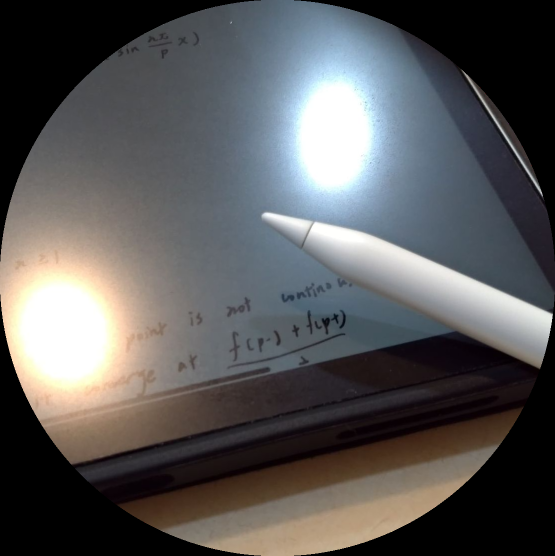
#> input picture des.png, 1110 x 1112 px, given in place of scene.jpg, which was not available (shown at 1/2 size)
$ jupyter execute --allow-errors ocv.ipynb   (older library calls are emulated)   (text cells are left out)
#> lines starting #> are read from the running program, lines starting #| are printed output that depends on the picture; pictures that were not available may be replaced by others from this repository, and a replacement may not be noted
[cell 1]
import cv2

img = cv2.imread("resources/scene.jpg")
#> img is the input picture: shape (1112, 1110, 3); mean B, G, R 88.9, 88.4, 89.1


cv2.imshow("Scene", img)

cv2.waitKey(0)
cv2.destroyAllWindows()
cv2.waitKey(1)

[cell 2]
import numpy as np
import cv2

img = cv2.imread("resources/food.jpg")

# Add noise to the image to see how blurring works
gaussian = np.random.normal(0, 0.3, img.shape) * 255
img_noisy = img + gaussian
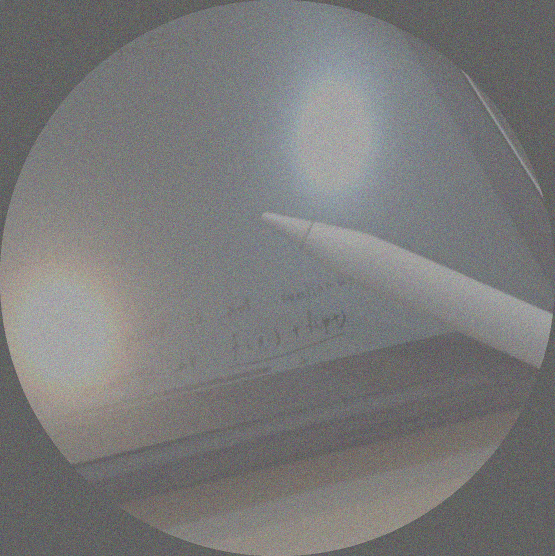
#> img_noisy: shape (1112, 1110, 3) float64 (shown at 1/2 size); mean B, G, R 88.9, 88.5, 89.1; drawn with min black and max white
img_noisy = np.clip(img_noisy, 0, 255).astype(np.uint8)

# Convert the image to gray scale
img_noisy_gray = cv2.cvtColor(img_noisy, cv2.COLOR_BGR2GRAY)
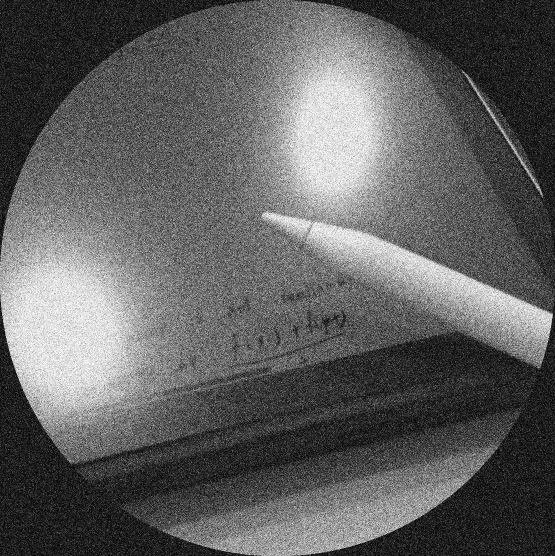
#> img_noisy_gray: shape (1112, 1110) (shown at 1/2 size); min 0, max 255, mean 96.2

'''
Blur the image
'''
# Average blur
img_average = cv2.blur(img_noisy_gray, (3, 3))

# Median blur
img_median = cv2.medianBlur(img_noisy_gray, 3)

# Gaussian blur
img_gaussian = cv2.GaussianBlur(img_noisy_gray, (3, 3), 0)

# Stack the image (Will introduce latter, the user-defined function)
#> (the rest of this cell did not finish here and is left out)

[cell 3]
import cv2

cap = cv2.VideoCapture("resources/test.mp4")

'''
Video is the sequence of images.
We need while loop to show the video
'''
while True:
    success, img = cap.read()
    cv2.imshow("Video", img)

    if cv2.waitKey(1) & 0xFF == ord('q'):
#> (key q is pressed here)
        break;

cv2.destroyAllWindows()
cv2.waitKey(1)

[cell 4]
import cv2

# Use the default webcame
cap = cv2.VideoCapture(0)
cap.set(3, 640)
cap.set(4, 480)
cap.set(10, 100)

'''
Video is the sequence of images.
We need while loop to show the video
'''
while True:
    success, img = cap.read()

    # To ensure the camera can successfully read the image
    if (not success):
        continue

    cv2.imshow("Video", img)

    if cv2.waitKey(1) & 0xFF == ord('q'):
#> (key q is pressed here)
        break;

cap.release()
cv2.destroyAllWindows()
cv2.waitKey(1)

[cell 5]
# Do what you want to test!

[cell 6]
import cv2
import numpy as np

img = cv2.imread("resources/car.jpg")

# Change the image to gray scale
#> (the rest of this cell did not finish here and is left out)

[cell 7]
import cv2
import numpy as np

img = cv2.imread("resources/shapes.jpg")

# Change the image to gray scale
#> (the rest of this cell did not finish here and is left out)

[cell 8]
import cv2
import numpy as np

img = cv2.imread("resources/beauty.jpg")

# Change the image to gray scale
#> (the rest of this cell did not finish here and is left out)

[cell 9]
# Do what you want to test!

[cell 10]
import cv2

img = cv2.imread("resources/food.jpg")

# Print out the size of the image
print(img.shape)
#| (1112, 1110, 3)

'''
# Resize the image
size: (width, heigth)
width: 500
height: 200
'''
img_resize = cv2.resize(img, (500, 200))
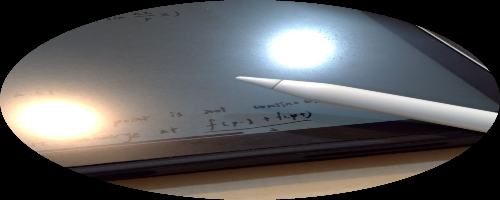
#> img_resize: shape (200, 500, 3); mean B, G, R 88.9, 88.4, 89.1

# Print out the new size of the image
print(img_resize.shape)
#| (200, 500, 3)


'''
# Crop the image
target region: (height, width)
height pixel: 300_700
width pixel: 400_100
'''
img_cropped = img[300:900, 400:1000]
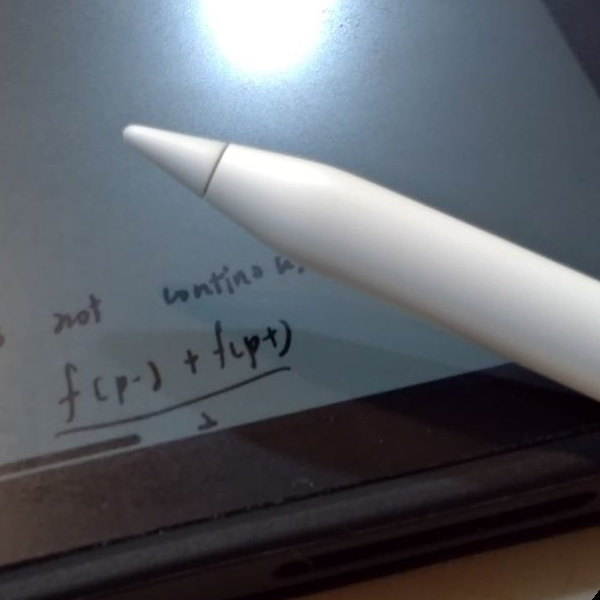
#> img_cropped: shape (600, 600, 3); mean B, G, R 104, 96.9, 92.5

# Show the image
cv2.imshow("Image", img)
cv2.imshow("Resize image", img_resize)
cv2.imshow("Cropped image", img_cropped)

cv2.waitKey(0)
cv2.destroyAllWindows()
cv2.waitKey(1)

[cell 11]
import cv2

img = cv2.imread("resources/food.jpg")

'''
# Crop the image
target region: (height, width)
height pixel: 500~900
width pixel: 300~1000
'''
img_cropped = img[500:900, 300:1000]
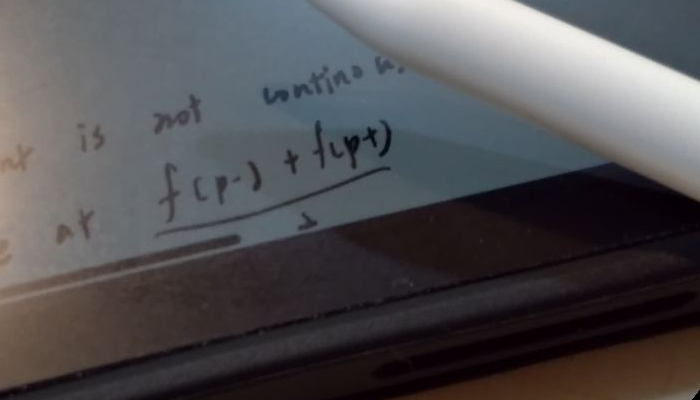
#> img_cropped: shape (400, 700, 3); mean B, G, R 82.4, 79.6, 81.2

# Show the image
cv2.imshow("Image", img)
cv2.imshow("Cropped image", img_cropped)

cv2.waitKey(0)
cv2.destroyAllWindows()
cv2.waitKey(1)

cv2.imwrite("result/crop.jpg", img_cropped)
#> Out = True

[cell 12]
# Do what you want to test!

[cell 13]
import cv2
import numpy as np

'''
# Create a black image
0: black
255: white
'''
img_black = np.zeros((512, 512), np.uint8)

# Create color image, need 3 channels
img_blue = np.zeros((512, 512, 3), np.uint8)
img_blue[:] = [255, 0, 0]

'''
Try out
img_blue[200:300, 300, 400] = [255, 0, 0]
'''

# Add green line
img_line = np.zeros((512, 512, 3), np.uint8)
cv2.line(img_line, (0, 0), (img.shape[1], img.shape[0]), (0, 255, 0), 3)

## Add rectangle
img_rec = np.zeros((512, 512, 3), np.uint8)
cv2.rectangle(img_rec, (0, 0), (250, 350), (0, 0, 255), 3)
cv2.rectangle(img_rec, (250, 350), (img.shape[1], img.shape[0]), (255, 0, 0), cv2.FILLED)
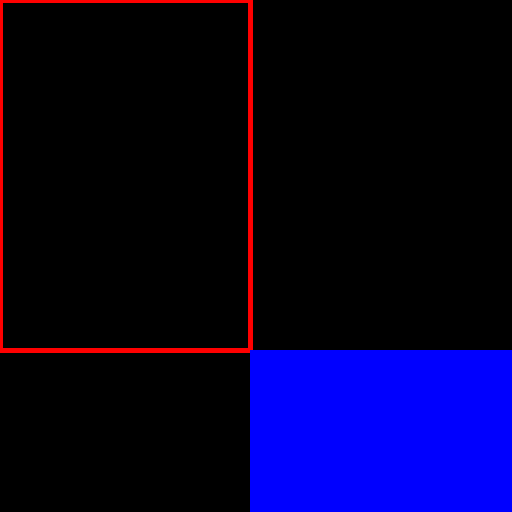
#> img_rec: shape (512, 512, 3); mean of channels 0, 1, 2 41.3, 0, 4.6; drawn as B, G, R

## Add Circle
img_cir = np.zeros((512, 512, 3), np.uint8)
cv2.circle(img_cir, (250, 250), 100, (255, 0, 255), cv2.FILLED)

## Add Text
img_text = np.zeros((512, 512, 3), np.uint8)
cv2.putText(img_text, "OpenCV", (300, 100), cv2.FONT_HERSHEY_COMPLEX, 1, (0, 255, 255), 3)

# Show the result
cv2.imshow("Black image", img_black)
cv2.imshow("Blue image", img_blue)
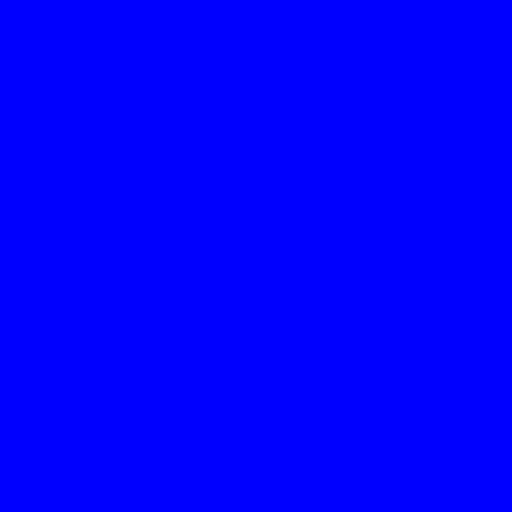
#> window 'Blue image': shape (512, 512, 3); mean B, G, R 255, 0, 0
cv2.imshow("Line", img_line)
cv2.imshow("Rectangle", img_rec)
cv2.imshow("Circle", img_cir)
cv2.imshow("Text", img_text)


cv2.waitKey(0)
cv2.destroyAllWindows()
cv2.waitKey(1)

[cell 14]
# Do what you want to test!

[cell 15]
import cv2
import numpy as np

img = cv2.imread("resources/pocker.jpg")

cv2.imshow("Image", img)

# New size of the output
width, height = 250, 350

'''
pst1: old position
pst2: new position
transform pst1 -> pst2
'''
pts1 = np.float32([[239, 103], [356, 146], [179, 277], [296, 320]])
pts2 = np.float32([[0, 0], [width, 0], [0, height], [width, height]])

pts1 = np.float32([[356, 146], [239, 103], [179, 277], [296, 320]])

matrix = cv2.getPerspectiveTransform(pts1, pts2)
#> (the rest of this cell did not finish here and is left out)

[cell 16]
# Do what you want to test!

[cell 17]
import cv2
import numpy as np

img = cv2.imread("resources/food.jpg")

# horizotal stack
img_hor = np.hstack((img, img))
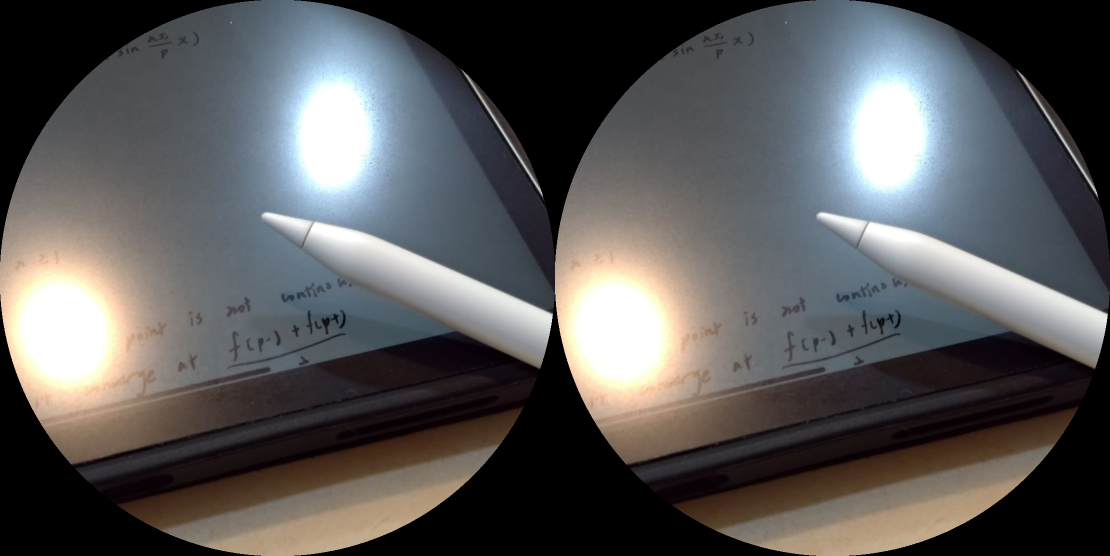
#> img_hor: shape (1112, 2220, 3) (shown at 1/2 size); mean B, G, R 88.9, 88.4, 89.1

# Vertival stack
img_ver = np.vstack((img, img))
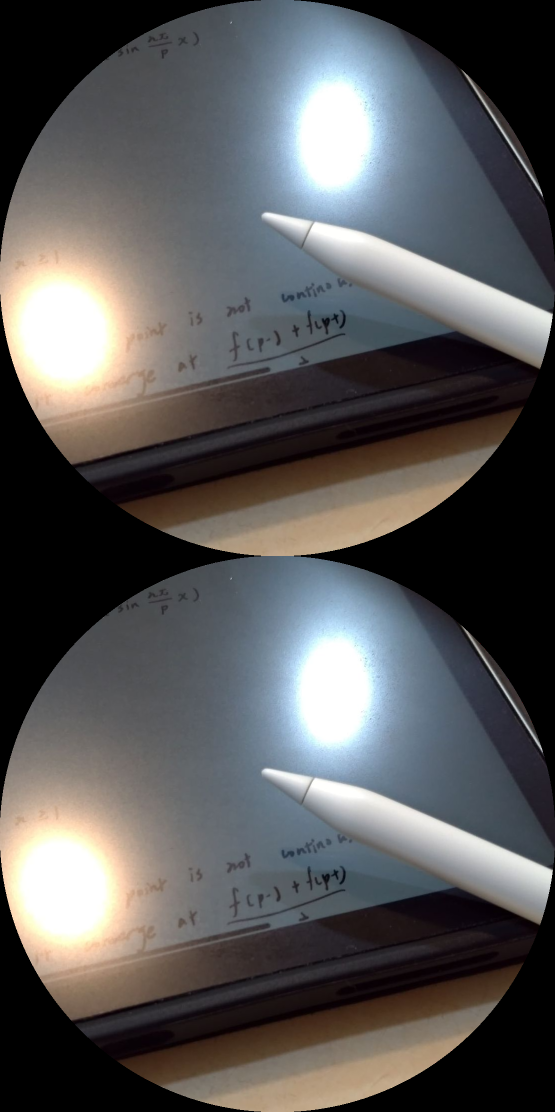
#> img_ver: shape (2224, 1110, 3) (shown at 1/2 size); mean B, G, R 88.9, 88.4, 89.1

# Show the result
cv2.imshow("Horizontal image", img_hor)
cv2.imshow("Vertical image", img_ver)

cv2.waitKey(0)
cv2.destroyAllWindows()
cv2.waitKey(1)

[cell 18]
def stackImages(scale, imgArray):
#> called with scale = 0.5
    rows = len(imgArray)
    cols = len(imgArray[0])

    rowsAvailable = isinstance(imgArray[0], list)

    width = imgArray[0][0].shape[1]
    height = imgArray[0][0].shape[0]

    if rowsAvailable:
        for x in range (0, rows):
            for y in range(0, cols):
                if imgArray[x][y].shape[:2] == imgArray[0][0].shape[:2]:
                    imgArray[x][y] = cv2.resize(imgArray[x][y], (0, 0), None, scale, scale)
                else:
                    imgArray[x][y] = cv2.resize(imgArray[x][y], (imgArray[0][0].shape[1], imgArray[0][0].shape[0]), None, scale, scale)

                if len(imgArray[x][y].shape) == 2:
                    imgArray[x][y]= cv2.cvtColor(imgArray[x][y], cv2.COLOR_GRAY2BGR)

        imageBlank = np.zeros((height, width, 3), np.uint8)

        hor = [imageBlank] * rows

        # First put each horizontal image to its horizontal place
        for x in range(0, rows):
            hor[x] = np.hstack(imgArray[x])

        # Stack each array to the vertical format
        ver = np.vstack(hor)
    else:
        for x in range(0, rows):
            if imgArray[x].shape[:2] == imgArray[0].shape[:2]:
                imgArray[x] = cv2.resize(imgArray[x], (0, 0), None, scale, scale)
            else:
                imgArray[x] = cv2.resize(imgArray[x], (imgArray[0].shape[1], imgArray[0].shape[0]), None,scale, scale)

            if len(imgArray[x].shape) == 2:
                imgArray[x] = cv2.cvtColor(imgArray[x], cv2.COLOR_GRAY2BGR)

        hor = np.hstack(imgArray)
        ver = hor

    return ver

[cell 19]
import cv2
import numpy as np

img = cv2.imread('resources/food.jpg')
img_gray = cv2.cvtColor(img,cv2.COLOR_BGR2GRAY)

# Stack image
img_stack = stackImages(0.5, [[img, img_gray, img],[img, img, img]])
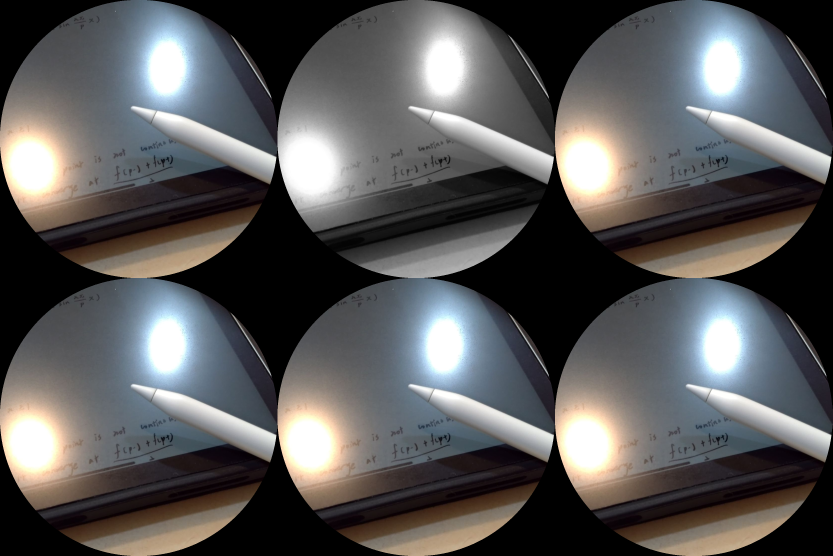
#> img_stack: shape (1112, 1665, 3) (shown at 1/2 size); mean B, G, R 89, 88.6, 89.2

# Show the image
cv2.imshow("ImageStack",img_stack)

cv2.waitKey(0)
cv2.destroyAllWindows()
cv2.waitKey(1)

[cell 20]
# Do what you want to test!

[cell 21]
import cv2
import numpy as np


# Callback function
def empty(x):
    pass


# Create window
cv2.namedWindow("TrackBars", cv2.WINDOW_NORMAL)
cv2.resizeWindow("TrackBars", 1000, 40)

# Create trackbar
cv2.createTrackbar("Hue Min", "TrackBars", 0, 179, empty)
#> slider 'Hue Min' is set to 35
cv2.createTrackbar("Hue Max", "TrackBars", 179, 179, empty)
cv2.createTrackbar("Sat Min", "TrackBars", 0, 255, empty)
#> slider 'Sat Min' is set to 51
cv2.createTrackbar("Sat Max", "TrackBars", 255, 255, empty)
cv2.createTrackbar("Value Min", "TrackBars", 0, 255, empty)
#> slider 'Value Min' is set to 51
cv2.createTrackbar("Value Max", "TrackBars", 255, 255, empty)

cv2.waitKey(0)
cv2.destroyAllWindows()
cv2.waitKey(1)

[cell 22]
import cv2
import numpy as np

# Convert image to HSV format
img = cv2.imread("resources/car.jpg")
#> (the rest of this cell did not finish here and is left out)

[cell 23]
import cv2
import numpy as np


def empty(x):
    pass


# Create window
cv2.namedWindow("TrackBars", cv2.WINDOW_NORMAL)
cv2.resizeWindow("TrackBars", 1000, 100)

# Create trackbar
cv2.createTrackbar("Hue Min", "TrackBars", 0, 179, empty)
#> slider 'Hue Min' is set to 35
cv2.createTrackbar("Hue Max", "TrackBars", 179, 179, empty)
cv2.createTrackbar("Sat Min", "TrackBars", 0, 255, empty)
#> slider 'Sat Min' is set to 51
cv2.createTrackbar("Sat Max", "TrackBars", 255, 255, empty)
cv2.createTrackbar("Value Min", "TrackBars", 0, 255, empty)
#> slider 'Value Min' is set to 51
